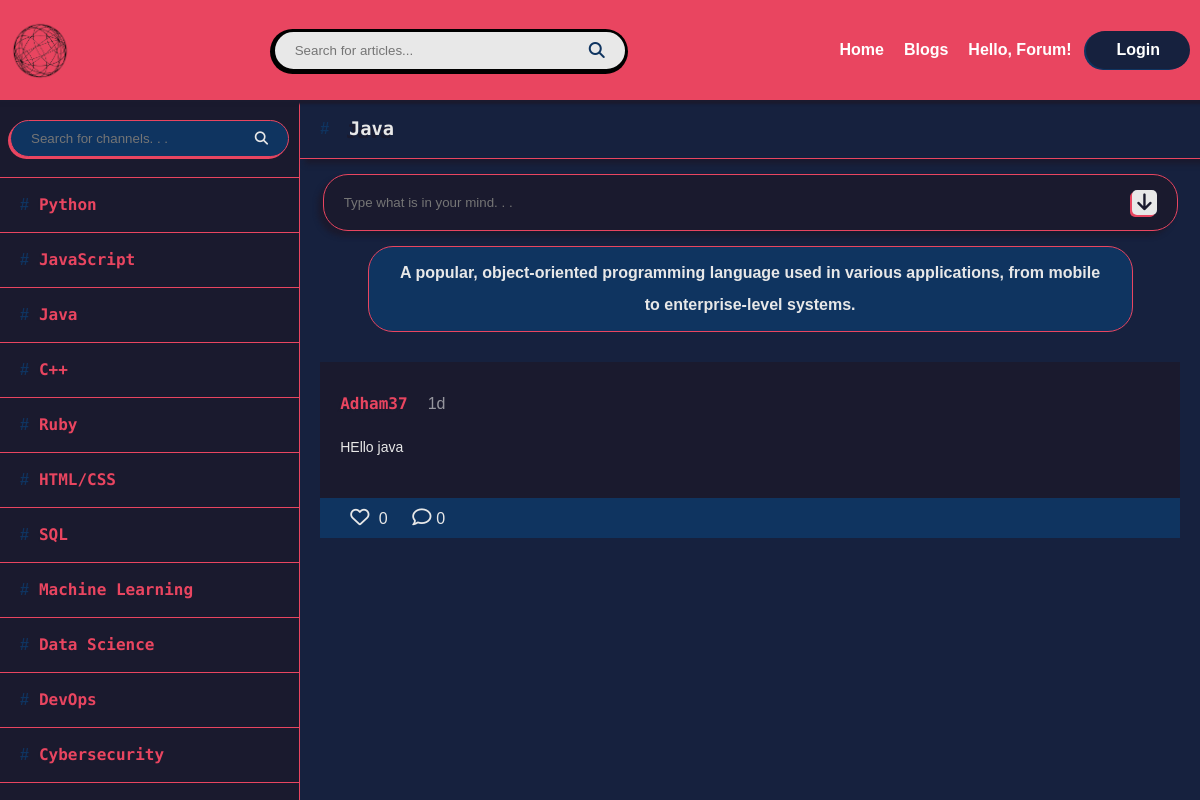
Before: /hello_forum/channel/3/ with the older database file.
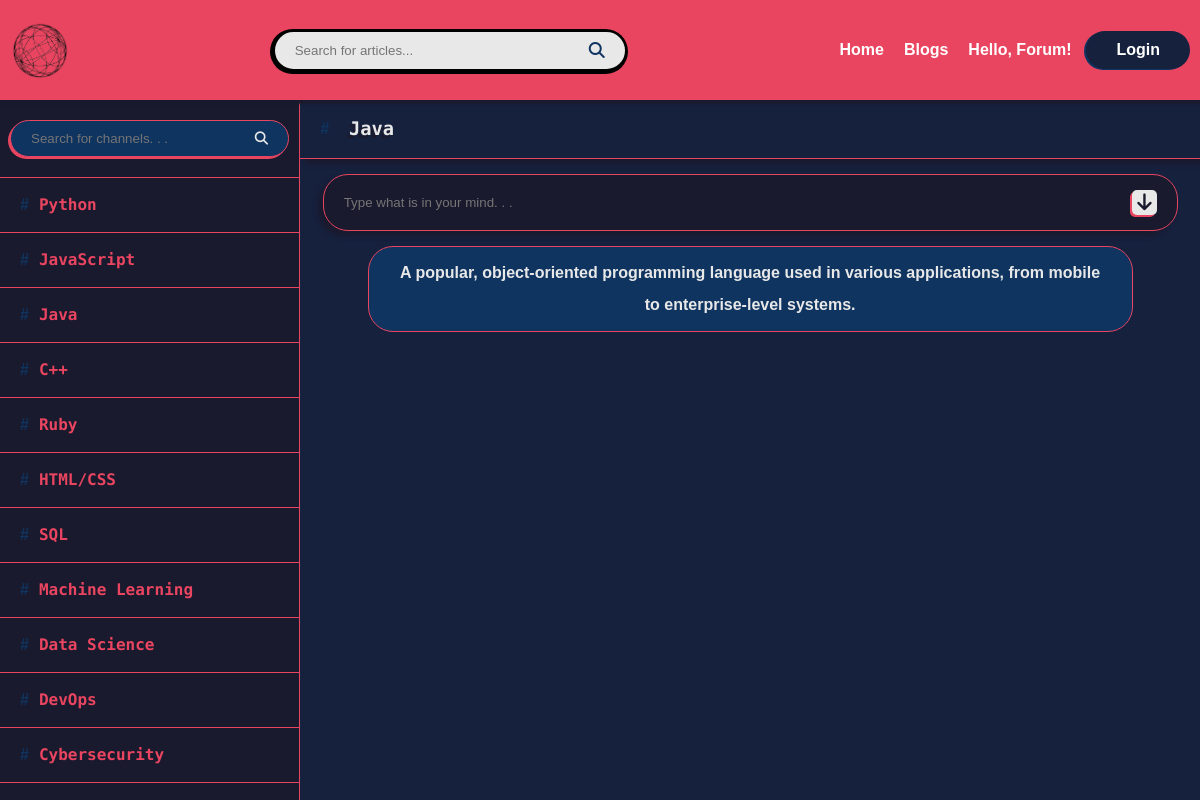
After: the same page with the newer database file.
### Forum/models.py (models this page shows, shortened)
class Channel(models.Model):
    name = models.CharField(max_length=100)
    description = models.TextField(blank=True)
    def __str__(self):
        return self.name

class Post(models.Model):
    channel = models.ForeignKey(
        Channel, related_name='posts', on_delete=models.CASCADE)
    content = models.TextField()
    created_at = models.DateTimeField(default=timezone.now)
    created_by = models.ForeignKey(
        CustomUser, related_name='posts', on_delete=models.CASCADE)
    likes = models.ManyToManyField(
        User, related_name='liked_posts', blank=True)
    def total_likes(self):
        return self.likes.count()
    def total_comments(self):
        return self.comments.count()

### Users/models.py (models this page shows)
class CustomUser(AbstractUser):
    bio = models.TextField(blank=True)
    def __str__(self):
        return self.username

### Forum/views.py (the view)
# urls.py: path('channel/<int:id>/', views.channel_page, name='channel_page'),
def channel_page(request, id):
    channels = Channel.objects.all()
    current_channel = Channel.objects.get(id=id)
    posts = Post.objects.filter(channel=current_channel)[::-1]
    for post in posts:
        time_difference = timezone.now() - post.created_at
        post.created_at = format_time_difference(time_difference)
        if request.user in post.likes.all():
            post.liked = True
        else:
            post.liked = False
    results = []
    if request.method == 'POST':
        query = request.POST.get('search-channel', '')
        for channel in channels:
            if query.lower() in channel.name.lower():
                results.append(channel)
        context = {
            'current_channel': current_channel,
            'channels': results,
            'posts': posts,
        }
    else:
        context = {
            'current_channel': current_channel,
            'channels': channels,
            'posts': posts,
        }
    return render(request, 'Forum/channel_page.html', context)

### Forum/views.py (called while the page is built)
def format_time_difference(time_difference):
    days = time_difference.days
    seconds = time_difference.seconds
    years, days = divmod(days, 365)
    months, days = divmod(days, 30)
    weeks, days = divmod(days, 7)
    hours, seconds = divmod(seconds, 3600)
    minutes, seconds = divmod(seconds, 60)
    if years > 0:
        return f"{years}y"
    elif months > 0:
        return f"{months}m"
    elif weeks > 0:
        return f"{weeks}w"
    elif days > 0:
        return f"{days}d"
    elif hours > 0:
        return f"{hours}h"
    elif minutes > 0:
        return f"{minutes}min"
    else:
        return f"{seconds}s"

### templates/Forum/channel_page.html (shortened to what this page needs)
{% extends 'layout.html' %}  {% block content %}
<div class="content">
  <aside>
    <ul>
      <li class="search">
        <form
          method="POST"
        >
          <input
            type="text"
            name="search-channel"
            placeholder="Search for channels. . ."
          />
          <button value="submit">
            <i class="fa-solid fa-magnifying-glass"></i>
          </button>
        </form>
      </li>
      {% for channel in channels %}
      <li>
        <a href="{% url 'channel_page' channel.id %}">
          <span>#</span>
          <h4>{{channel.name}}</h4>
        </a>
      </li>
      {% endfor %}
    </ul>
  </aside>
  <div class="channel">
    <header class="channel_head">
      <span>#</span>
      <h3>{{current_channel}}</h3>
    </header>
    <div class="post-log">
      <form method="POST" action="{% url 'add_post' current_channel.id %}">
        <div class="input">
          <input
            type="text"
            name="post-content"
            placeholder="Type what is in your mind. . ."
          />
          <button value="submit">
            <i class="fa-solid fa-arrow-down"></i>
          </button>
        </div>
      </form>
      <div class="description">{{current_channel.description}}</div>
      {% for post in posts %}
      <div class="post">
        <div class="post-head">
          <h4>{{post.created_by}}</h4>
          <span>{{post.created_at}}</span>
        </div>
        <p>{{post.content}}</p>
        <div class="post-engagement">
          <a href="{% url 'like_post' post.id %}">
            {% if post.liked %}
            <i class="fa-solid fa-heart"></i>
            {% else %}
            <i class="fa-regular fa-heart"></i>
            {% endif %} {{post.total_likes}}
          </a>
          <a href="{% url 'post_page' post.id %}">
            <i class="fa-regular fa-comment"></i>{{post.total_comments}}
          </a>
        </div>
      </div>
      {% endfor %}
    </div>
  </div>
</div>
{% endblock %}

Changed rows visible on the page:
removed Post: created_by "Adham37", created_at "1d", content "HEllo java", total_likes "0", total_comments "0"
